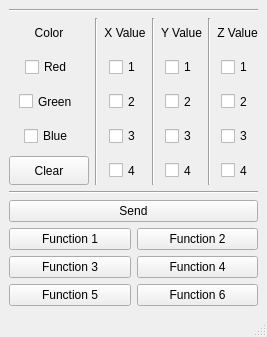
<?xml version="1.0" encoding="UTF-8"?>
<ui version="4.0">
 <class>LED_Cube_Control</class>
 <widget class="QMainWindow" name="LED_Cube_Control">
  <property name="geometry">
   <rect>
    <x>0</x>
    <y>0</y>
    <width>267</width>
    <height>337</height>
   </rect>
  </property>
  <property name="windowTitle">
   <string>LED_Cube_Control</string>
  </property>
  <widget class="QWidget" name="centralwidget">
   <layout class="QVBoxLayout" name="verticalLayout">
    <item>
     <widget class="Line" name="line">
      <property name="orientation">
       <enum>Qt::Horizontal</enum>
      </property>
     </widget>
    </item>
    <item>
     <layout class="QHBoxLayout" name="horizontalLayout_2">
      <item>
       <layout class="QVBoxLayout" name="verticalLayout_5">
        <item>
         <widget class="QLabel" name="label">
          <property name="sizePolicy">
           <sizepolicy hsizetype="Preferred" vsizetype="Preferred">
            <horstretch>0</horstretch>
            <verstretch>0</verstretch>
           </sizepolicy>
          </property>
          <property name="text">
           <string>Color</string>
          </property>
          <property name="alignment">
           <set>Qt::AlignCenter</set>
          </property>
         </widget>
        </item>
        <item alignment="Qt::AlignHCenter">
         <widget class="QCheckBox" name="c_red">
          <property name="sizePolicy">
           <sizepolicy hsizetype="Preferred" vsizetype="Preferred">
            <horstretch>0</horstretch>
            <verstretch>0</verstretch>
           </sizepolicy>
          </property>
          <property name="text">
           <string>Red</string>
          </property>
         </widget>
        </item>
        <item alignment="Qt::AlignHCenter">
         <widget class="QCheckBox" name="c_green">
          <property name="sizePolicy">
           <sizepolicy hsizetype="Preferred" vsizetype="Preferred">
            <horstretch>0</horstretch>
            <verstretch>0</verstretch>
           </sizepolicy>
          </property>
          <property name="text">
           <string>Green</string>
          </property>
         </widget>
        </item>
        <item alignment="Qt::AlignHCenter">
         <widget class="QCheckBox" name="c_blue">
          <property name="sizePolicy">
           <sizepolicy hsizetype="Preferred" vsizetype="Preferred">
            <horstretch>0</horstretch>
            <verstretch>0</verstretch>
           </sizepolicy>
          </property>
          <property name="text">
           <string>Blue</string>
          </property>
         </widget>
        </item>
        <item>
         <widget class="QPushButton" name="btn_clear">
          <property name="sizePolicy">
           <sizepolicy hsizetype="Preferred" vsizetype="Preferred">
            <horstretch>0</horstretch>
            <verstretch>0</verstretch>
           </sizepolicy>
          </property>
          <property name="text">
           <string>Clear</string>
          </property>
         </widget>
        </item>
       </layout>
      </item>
      <item>
       <widget class="Line" name="line_3">
        <property name="orientation">
         <enum>Qt::Vertical</enum>
        </property>
       </widget>
      </item>
      <item>
       <layout class="QVBoxLayout" name="verticalLayout_6">
        <item>
         <widget class="QLabel" name="label_2">
          <property name="sizePolicy">
           <sizepolicy hsizetype="Preferred" vsizetype="Preferred">
            <horstretch>0</horstretch>
            <verstretch>0</verstretch>
           </sizepolicy>
          </property>
          <property name="text">
           <string>X Value</string>
          </property>
          <property name="alignment">
           <set>Qt::AlignCenter</set>
          </property>
         </widget>
        </item>
        <item alignment="Qt::AlignHCenter">
         <widget class="QCheckBox" name="x_1">
          <property name="sizePolicy">
           <sizepolicy hsizetype="Preferred" vsizetype="Preferred">
            <horstretch>0</horstretch>
            <verstretch>0</verstretch>
           </sizepolicy>
          </property>
          <property name="text">
           <string>1</string>
          </property>
         </widget>
        </item>
        <item alignment="Qt::AlignHCenter">
         <widget class="QCheckBox" name="x_2">
          <property name="sizePolicy">
           <sizepolicy hsizetype="Preferred" vsizetype="Preferred">
            <horstretch>0</horstretch>
            <verstretch>0</verstretch>
           </sizepolicy>
          </property>
          <property name="text">
           <string>2</string>
          </property>
         </widget>
        </item>
        <item alignment="Qt::AlignHCenter">
         <widget class="QCheckBox" name="x_3">
          <property name="sizePolicy">
           <sizepolicy hsizetype="Preferred" vsizetype="Preferred">
            <horstretch>0</horstretch>
            <verstretch>0</verstretch>
           </sizepolicy>
          </property>
          <property name="text">
           <string>3</string>
          </property>
         </widget>
        </item>
        <item alignment="Qt::AlignHCenter">
         <widget class="QCheckBox" name="x_4">
          <property name="sizePolicy">
           <sizepolicy hsizetype="Preferred" vsizetype="Preferred">
            <horstretch>0</horstretch>
            <verstretch>0</verstretch>
           </sizepolicy>
          </property>
          <property name="text">
           <string>4</string>
          </property>
         </widget>
        </item>
       </layout>
      </item>
      <item>
       <widget class="Line" name="line_4">
        <property name="orientation">
         <enum>Qt::Vertical</enum>
        </property>
       </widget>
      </item>
      <item>
       <layout class="QVBoxLayout" name="verticalLayout_7">
        <item>
         <widget class="QLabel" name="label_3">
          <property name="sizePolicy">
           <sizepolicy hsizetype="Preferred" vsizetype="Preferred">
            <horstretch>0</horstretch>
            <verstretch>0</verstretch>
           </sizepolicy>
          </property>
          <property name="text">
           <string>Y Value</string>
          </property>
          <property name="alignment">
           <set>Qt::AlignCenter</set>
          </property>
         </widget>
        </item>
        <item alignment="Qt::AlignHCenter">
         <widget class="QCheckBox" name="y_1">
          <property name="sizePolicy">
           <sizepolicy hsizetype="Preferred" vsizetype="Preferred">
            <horstretch>0</horstretch>
            <verstretch>0</verstretch>
           </sizepolicy>
          </property>
          <property name="text">
           <string>1</string>
          </property>
         </widget>
        </item>
        <item alignment="Qt::AlignHCenter">
         <widget class="QCheckBox" name="y_2">
          <property name="sizePolicy">
           <sizepolicy hsizetype="Preferred" vsizetype="Preferred">
            <horstretch>0</horstretch>
            <verstretch>0</verstretch>
           </sizepolicy>
          </property>
          <property name="text">
           <string>2</string>
          </property>
         </widget>
        </item>
        <item alignment="Qt::AlignHCenter">
         <widget class="QCheckBox" name="y_3">
          <property name="sizePolicy">
           <sizepolicy hsizetype="Preferred" vsizetype="Preferred">
            <horstretch>0</horstretch>
            <verstretch>0</verstretch>
           </sizepolicy>
          </property>
          <property name="text">
           <string>3</string>
          </property>
         </widget>
        </item>
        <item alignment="Qt::AlignHCenter">
         <widget class="QCheckBox" name="y_4">
          <property name="sizePolicy">
           <sizepolicy hsizetype="Preferred" vsizetype="Preferred">
            <horstretch>0</horstretch>
            <verstretch>0</verstretch>
           </sizepolicy>
          </property>
          <property name="text">
           <string>4</string>
          </property>
         </widget>
        </item>
       </layout>
      </item>
      <item>
       <widget class="Line" name="line_5">
        <property name="orientation">
         <enum>Qt::Vertical</enum>
        </property>
       </widget>
      </item>
      <item>
       <layout class="QVBoxLayout" name="verticalLayout_8">
        <item>
         <widget class="QLabel" name="label_4">
          <property name="text">
           <string>Z Value</string>
          </property>
          <property name="alignment">
           <set>Qt::AlignCenter</set>
          </property>
         </widget>
        </item>
        <item alignment="Qt::AlignHCenter">
         <widget class="QCheckBox" name="z_1">
          <property name="sizePolicy">
           <sizepolicy hsizetype="Preferred" vsizetype="Preferred">
            <horstretch>0</horstretch>
            <verstretch>0</verstretch>
           </sizepolicy>
          </property>
          <property name="text">
           <string>1</string>
          </property>
         </widget>
        </item>
        <item alignment="Qt::AlignHCenter">
         <widget class="QCheckBox" name="z_2">
          <property name="sizePolicy">
           <sizepolicy hsizetype="Preferred" vsizetype="Preferred">
            <horstretch>0</horstretch>
            <verstretch>0</verstretch>
           </sizepolicy>
          </property>
          <property name="text">
           <string>2</string>
          </property>
         </widget>
        </item>
        <item alignment="Qt::AlignHCenter">
         <widget class="QCheckBox" name="z_3">
          <property name="sizePolicy">
           <sizepolicy hsizetype="Preferred" vsizetype="Preferred">
            <horstretch>0</horstretch>
            <verstretch>0</verstretch>
           </sizepolicy>
          </property>
          <property name="text">
           <string>3</string>
          </property>
         </widget>
        </item>
        <item alignment="Qt::AlignHCenter">
         <widget class="QCheckBox" name="z_4">
          <property name="sizePolicy">
           <sizepolicy hsizetype="Preferred" vsizetype="Preferred">
            <horstretch>0</horstretch>
            <verstretch>0</verstretch>
           </sizepolicy>
          </property>
          <property name="text">
           <string>4</string>
          </property>
         </widget>
        </item>
       </layout>
      </item>
     </layout>
    </item>
    <item>
     <widget class="Line" name="line_2">
      <property name="orientation">
       <enum>Qt::Horizontal</enum>
      </property>
     </widget>
    </item>
    <item>
     <widget class="QPushButton" name="btn_send">
      <property name="sizePolicy">
       <sizepolicy hsizetype="Minimum" vsizetype="Maximum">
        <horstretch>0</horstretch>
        <verstretch>0</verstretch>
       </sizepolicy>
      </property>
      <property name="baseSize">
       <size>
        <width>4</width>
        <height>1</height>
       </size>
      </property>
      <property name="text">
       <string>Send</string>
      </property>
     </widget>
    </item>
    <item>
     <layout class="QHBoxLayout" name="horizontalLayout">
      <item>
       <layout class="QVBoxLayout" name="verticalLayout_2">
        <item>
         <widget class="QPushButton" name="func_1">
          <property name="text">
           <string>Function 1</string>
          </property>
         </widget>
        </item>
        <item>
         <widget class="QPushButton" name="func_3">
          <property name="text">
           <string>Function 3</string>
          </property>
         </widget>
        </item>
        <item>
         <widget class="QPushButton" name="func_5">
          <property name="text">
           <string>Function 5</string>
          </property>
         </widget>
        </item>
       </layout>
      </item>
      <item>
       <layout class="QVBoxLayout" name="verticalLayout_3">
        <item>
         <widget class="QPushButton" name="func_2">
          <property name="text">
           <string>Function 2</string>
          </property>
         </widget>
        </item>
        <item>
         <widget class="QPushButton" name="func_4">
          <property name="text">
           <string>Function 4</string>
          </property>
         </widget>
        </item>
        <item>
         <widget class="QPushButton" name="pushButton_6">
          <property name="text">
           <string>Function 6</string>
          </property>
         </widget>
        </item>
       </layout>
      </item>
     </layout>
    </item>
   </layout>
  </widget>
  <widget class="QMenuBar" name="menubar">
   <property name="geometry">
    <rect>
     <x>0</x>
     <y>0</y>
     <width>267</width>
     <height>21</height>
    </rect>
   </property>
  </widget>
  <widget class="QStatusBar" name="statusbar"/>
 </widget>
 <resources/>
 <connections/>
</ui>
